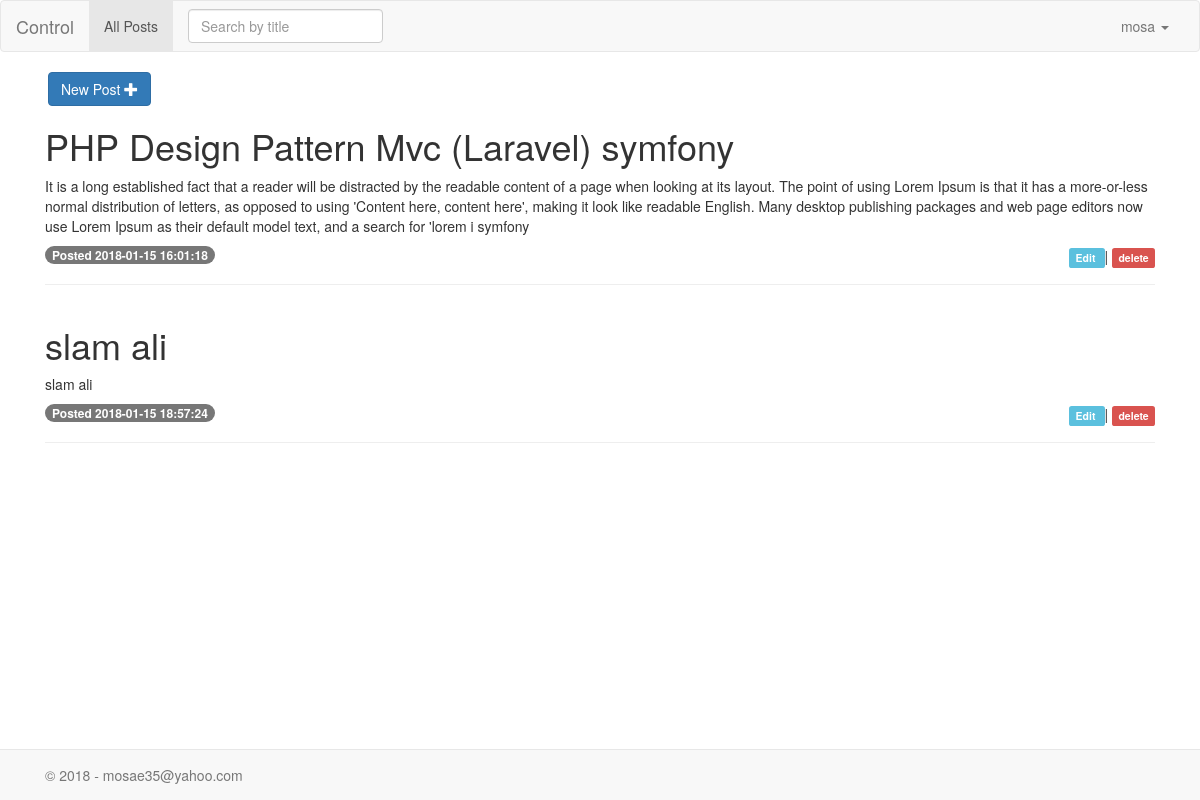
The page / (signed in) on the database its author committed.
### tables this page shows
CREATE TABLE `posts` (
  `id` int(11) NOT NULL,
  `title` varchar(50) NOT NULL,
  `conten` text NOT NULL,
  `date` timestamp NOT NULL DEFAULT CURRENT_TIMESTAMP ON UPDATE CURRENT_TIMESTAMP,
  `user_id` int(11) NOT NULL
);

### app/posts/display_control.php (called while the page is built)
<?php
require 'app/database/conn.php';
$sql = "select * from `posts`";
$stmt = $dbh->prepare($sql);
if ($stmt->execute()) {
    $data = $stmt->fetchAll();
} else {
    echo 'faild';
}

### app/posts/all_posts.php (the view, shortened to what this page needs)
<div class="place container" style="margin-bottom: 20px;">
    <?php
    include 'app/posts/display_control.php';
    foreach ($data as $value) {
        ?>
        <div class=" col-md-12">
            <h1><?php echo $value['title']; ?></h1>
            <p> <?php echo $value['conten']; ?>  </p>
            <div>
                <span class="badge">Posted <?php echo $value['date']; ?></span><div class="pull-right">
                    <span class="label label-info">
                        <a style="color: white;"
                           href="?page=posts/edit_view.php&&id=<?php echo $value['id']; ?>" >
                            Edit
                        </a>
                    </span>
                    <span>|</span>
                    <span class="label label-danger">
                        <a style="color: white;" href="?page=posts/delete_control.php&&id=<?php echo $value['id']; ?>">
                            delete
                        </a>
                    </span>
                </div>
            </div>
            <hr>
        </div>
        <?php
    }
    ?>
</div>

### index.php (shortened to what this page needs)
<?php
if (@$_GET['page']) {
    $url = 'app/' . $_GET['page'];
    if (file_exists($url))
        include $url;
}else {
    include 'app/home.php';
}

### app/home.php (shortened to what this page needs)
<?php
if (isset($_SESSION['username'])) {
    include 'app/layout/nav.php';
    include 'app/posts/add_view.php';
    include 'app/posts/all_posts.php';
    include 'app/layout/footer.php';
} else {
    header("location:app/users/login_view.html");
}

### app/layout/nav.php (shortened to what this page needs)
<html>
    <head>
        <link href="app/resources/css/bootstrap.css" rel="stylesheet" type="text/css"/>
        <link href="https://cdnjs.cloudflare.com/ajax/libs/toastr.js/latest/css/toastr.min.css
              "rel="stylesheet" type="text/css"/>
    </head>
    <body>
        <nav class="navbar navbar-default">
            <div class="container-fluid">
                <div class="navbar-header">
                    <a class="navbar-brand" href="?page=home.php">Control</a>
                </div>
                <div class="collapse navbar-collapse" id="bs-example-navbar-collapse-1">
                    <ul class="nav navbar-nav">
                        <li class="active"><a href="?page=posts/index.php">All Posts
                                <span class="sr-only">(current)</span></a>
                        </li>
                    </ul>
                    <form  class="  navbar-form navbar-left">
                        <div class="form-group">
                            <input id="search" type="text" class="form-control" placeholder="Search by title">
                        </div>
                    </form>
                    <ul class="nav navbar-nav navbar-right">
                        <li class="dropdown">
                            <a href="#" class="dropdown-toggle"
                               data-toggle="dropdown" role="button" aria-haspopup="true"
                               aria-expanded="false">
                                   <?php echo $_SESSION['username']; ?>
                                <span class="caret"></span>
                            </a>
                        </li>
                    </ul>
                </div>
            </div>
        </nav>

### app/posts/add_view.php (shortened to what this page needs)
<div class="container">
    <div class="row">
        <button type="button" style="margin-left: 33px;" class=" btn btn-primary"
                data-toggle="modal" data-target="#exampleModal"
                data-whatever="@mdo">New Post  <span class="glyphicon glyphicon-plus"></span>
        </button>
    </div>
</div>

### app/layout/footer.php
<div class="navbar navbar-default navbar-fixed-bottom">
    <div class="container">
        <p class="navbar-text pull-left">© 2018 - mosae35@yahoo.com </p>
    </div>
</div>
</body>
</html>

### rows shown on the page
posts: title "PHP Design Pattern Mvc (Laravel) symfony", conten "It is a long established fact that a reader will be distracted by the readable content of a page when looking at its layout. The point of using Lorem Ipsum is that it has a more-or-less normal distribution of letters, as opposed to using 'Content here, content here', making it look like readable English. Many desktop publishing packages and web page editors now use Lorem Ipsum as their default model text, and a search for 'lorem i symfony", date "2018-01-15 16:01:18"
posts: title "slam ali", conten "slam ali", date "2018-01-15 18:57:24"

### other values the page prints
$_SESSION['username'] "mosa"
